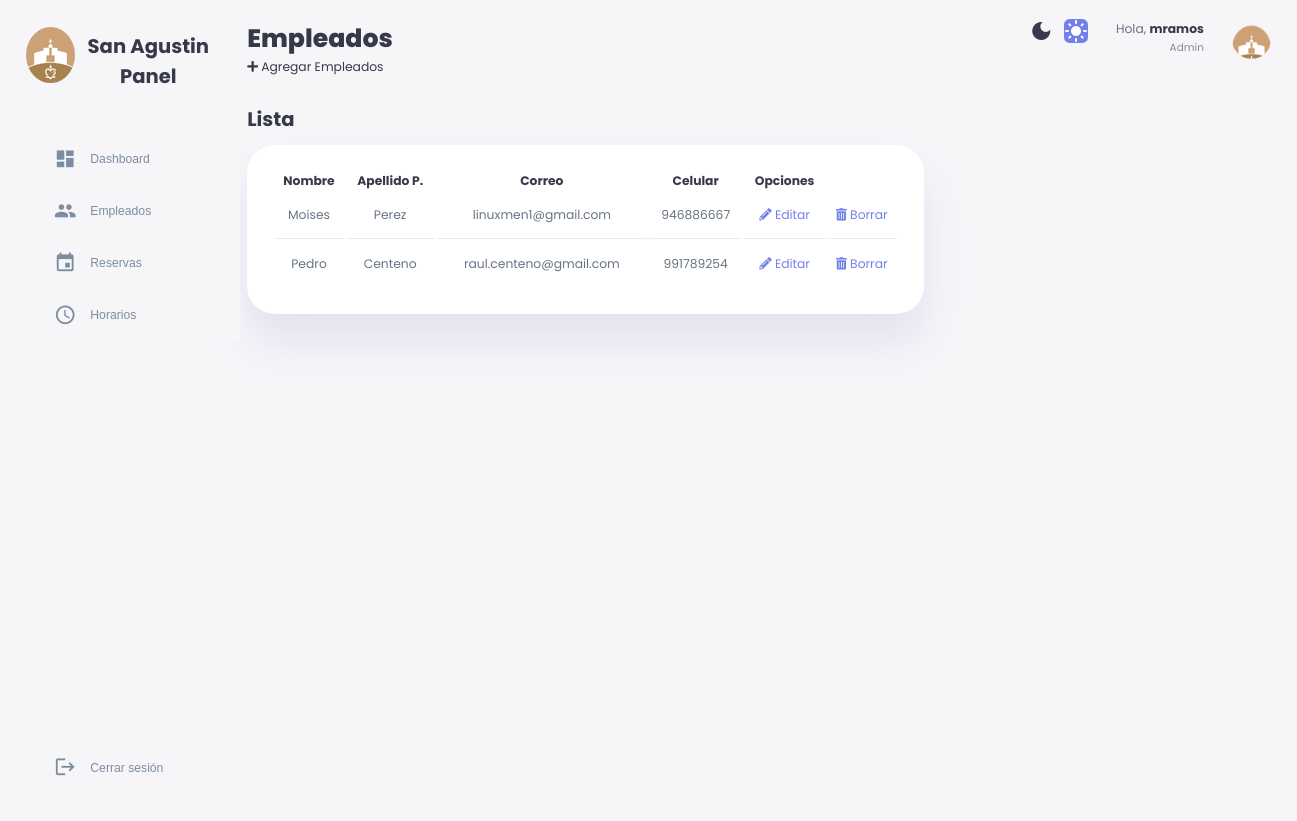
The app's page /php/empleados.php (signed in) with its own data.
### tables this page shows
CREATE TABLE `empleado` (
  `codemp` int(11) NOT NULL AUTO_INCREMENT,
  `nomemp` varchar(50) NOT NULL,
  `apepemp` varchar(50) NOT NULL,
  `apememp` varchar(50) NOT NULL,
  `docemp` varchar(11) NOT NULL,
  `diremp` varchar(100) NOT NULL,
  `telemp` varchar(7) DEFAULT NULL,
  `celemp` varchar(9) NOT NULL,
  `coremp` varchar(100) NOT NULL,
  `sexemp` char(1) NOT NULL,
  `usuemp` varchar(50) NOT NULL,
  `claemp` varchar(50) NOT NULL,
  `estemp` bit(1) NOT NULL,
  `coddis` int(11) NOT NULL,
  `codrol` int(11) NOT NULL DEFAULT 1,
  PRIMARY KEY (`codemp`)
);

### php/empleados.php (the view, shortened to what this page needs)
<?php
include('database.php');
$sql = "SELECT * from empleado order by codemp desc ";
$stmt = $xcon->prepare($sql);
$stmt->execute();
$result = $stmt->get_result();
?>
<!DOCTYPE html>
<html lang="en">
<head>
    <link rel="stylesheet" href="../css/styledashboard.css">
    <link rel="stylesheet" href="https://cdnjs.cloudflare.com/ajax/libs/font-awesome/5.15.4/css/all.min.css">
    <link rel="stylesheet" href="https://cdn.datatables.net/1.11.5/css/jquery.dataTables.min.css">
</head>
<body>
    <div class = "dashboardcontainer">
        <aside>
            <div class="top">
                <div class="logo">
                    <img src="../img/paro49x70.png" alt="">
                    <h2>San Agustin <br> <center>Panel</center></h2>
                </div>
            </div>
            <div class="tabs">
                <div class="sidebar">
                  <?php include_once("nav/menu.php");?>
                </div>
            </div>
        </aside>
        <main>
            <div id="1" class="tabs-content">
                <h1>Empleados</h1>
                <div class="add-reservation">
                <a href="empleados-agregar.php" class="add-btn"><i class="fas fa-plus"></i> Agregar Empleados</a>
                </div>
                <div class="recent-orders">
                    <h2>Lista</h2>
                    <table>
                        <thead>
                            <tr>
                                <th>Nombre</th>
                                <th>Apellido P.</th>
                                <th>Correo</th>
                                <th>Celular</th>
                                <th> Opciones </th>
                            </tr>
                        </thead>
                        <tbody>
                        <?php
    while ($row = $result->fetch_assoc()) {
        echo "<tr>";
        echo "<td>" . $row['nomemp'] . "</td>";
        echo "<td>" . $row['apepemp'] . "</td>";
        echo "<td>" . $row['coremp'] . "</td>";
        echo "<td>" . $row['celemp'] . "</td>";
        echo '<td><a href="empleados-edicion.php?id=' . $row['codemp'] . '" class="edit-btn"><i class="fas fa-pencil-alt"></i> Editar</a></td>';
        echo '<td><a href="#" onclick="confirmDelete(' . $row['codemp'] . ')" class="delete-btn"><i class="fas fa-trash-alt"></i> Borrar</a></td>';
        echo "</tr>";
    }
    ?>
                        </tbody>
                    </table>
                </div>
            </div>
        </main>
        <div class="right">
            <div class="top">
                <div class="theme-toggler">
                    <span class="material-icons">dark_mode</span>
                    <span class="material-icons active">light_mode</span>
                </div>
                <div class="profile">
                    <div class="info">
                        <p> Hola, <b><?php echo $_SESSION['txtusuario']; ?></b></p>
                        <small class="text-muted">Admin</small>
                    </div>
                    <div class="profile-photo">
                        <img src="../img/paro49x70.png">
                    </div>
                </div>
            </div>
            </div>
        </div>
</body>
</html>

### css/styledashboard.css (style rules this page uses)
:root { --color-primary:#7380ec; --color-danger: #ff7782; --color-success:#41f1b6; --color-warning: #ffbb55; --color-white: #fff; --color-info-dark: #7d8da1; --color-info-light: #dce1eb; --color-dark: #363949; --color-light: rgba(132, 139, 200, 0.18); --color-primary-variant: #111e88; --color-dark-variant:#677483; --color-background: #f6f6f9; --card-border-radius: 2rem; --border-radius-1: 0.4rem; --border-radius-2: 0.8rem; --border-radius-3: 1.2rem; --card-padding: 1.8rem; --padding-1: 1.2rem; --box-shadow: 0 2rem 3rem var(--color-light); }
* { margin: 0; padding: 0; outline: 0; appearance: none; border: 0; text-decoration: none; list-style: none; box-sizing: border-box; }
html { font-size: 14px; }
body { width: 100vw; height: 100vh; font-family: poppins, sans-serif; font-size: 0.88rem; background: var(--color-background); user-select: none; overflow-x: hidden; color: var(--color-dark); }
a { color: var(--color-dark); }
img { display: block; width: 100%; }
.dashboardcontainer { display: grid; width: 96%; margin: 0 auto; gap: 1.8rem; grid-template-columns: 14rem auto 23rem; }
h1 { font-weight: 800; font-size: 1.8rem; }
h2 { font-size: 1.4rem; }
small { font-size: 0.75rem; }
.profile-photo { width: 2.8rem; height: 2.8rem; border-radius: 50%; overflow: hidden; }
.text-muted { color: var(--color-info-dark); }
p { color: var(--color-dark-variant); }
b { color:var(--color-dark) }
aside { height: 100vh; }
aside .top { display: flex; align-items: center; justify-content: space-between; margin-top: 1.4rem; color: var(--color-dark); }
aside .logo { display: flex; gap: 0.9rem; }
aside .logo h2 { margin-top: 0.85rem; }
aside .logo img { width: 3.5rem; height: 5rem; }
aside .sidebar { display: flex; flex-direction: column; height: 86vh; position: relative; top: 3rem; }
.tabs-content { display: block; }
main { margin-top: 1.4rem; }
main .recent-orders { margin-top: 2rem; }
main .recent-orders h2 { margin-bottom: 0.8rem; }
main .recent-orders table { background: var(--color-white); width: 100%; border-radius: var(--card-border-radius); padding: var(--card-padding); text-align: center; box-shadow: var(--box-shadow); transition: all 300s ease; }
main table tbody td { height: 2.8rem; border-bottom: 1px solid var(--color-light); color: var(--color-dark-variant); }
main table tbody tr:last-child td { border: none; }
main .recent-orders a { text-align: center; display: block; margin: 1rem auto; color: var(--color-primary); }
.right { margin-top: 1.4rem; }
.right .top { display: flex; justify-content: end; gap: 2rem; }
.right .theme-toggler { margin-top: 0.5 rem; background: var(--color-background); display: flex; justify-content: space-between; align-items: center; height: 1.6rem; width: 4.2rem; cursor: pointer; border-radius: var(--border-radius-1); }
.right .theme-toggler span.active { background: var(--color-primary); color: white; border-radius: var(--border-radius-1); }
.right .top .profile { display: flex; gap: 2rem; text-align: right; }

### records on screen
empleado: nomemp "Moises", apepemp "Perez", coremp "linuxmen1@gmail.com", celemp "946886667"
empleado: nomemp "Pedro", apepemp "Centeno", coremp "raul.centeno@gmail.com", celemp "991789254"

### other values on screen
$_SESSION['txtusuario'] "mramos"
